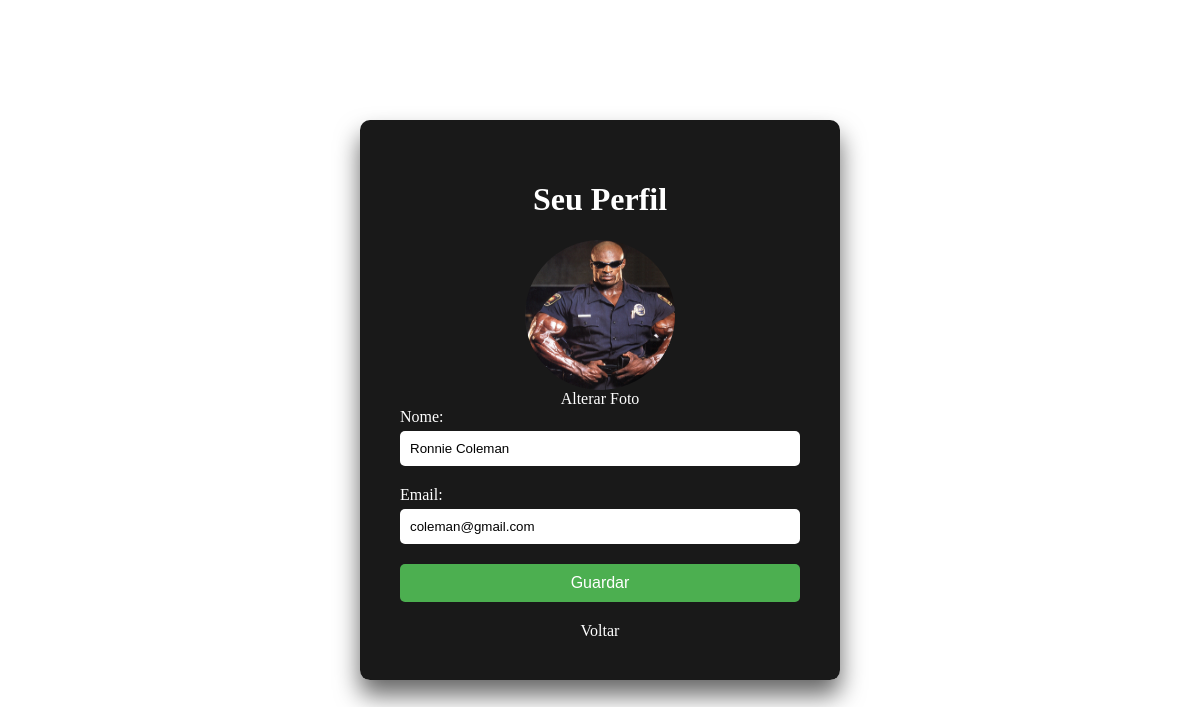
/prefile.php (signed in), run on the app's committed database.
### tables this page shows
CREATE TABLE `usuarios` (
  `id` int(11) NOT NULL,
  `nome` varchar(255) NOT NULL,
  `senha` varchar(255) NOT NULL,
  `email` varchar(255) NOT NULL,
  `foto` varchar(255) DEFAULT NULL,
  `created_at` timestamp NOT NULL DEFAULT current_timestamp(),
  `admin` tinyint(1) DEFAULT 0
);

### prefile.php (the view, shortened to what this page needs)
<?php
include_once('conexao.php');
$user_id = $_SESSION['user_id'];
$sql = "SELECT * FROM usuarios WHERE id = $user_id";
$resultado = $conn->query($sql);
$row = $resultado->fetch_assoc();
?>
<!DOCTYPE html>
<html lang="pt-pt">
<head>
    <link rel="stylesheet" href="style.css.lll.css">
</head>
<body>
    <div class="profile">
        <h1>Seu Perfil</h1>
        <form action="salvar_perfil.php" method="POST" enctype="multipart/form-data">
            <div class="profile-picture">
                <img src="image/<?php echo $row['foto']; ?>" alt="Sua Foto de Perfil" style="display: block; margin: 0 auto;">
                <label for="avatar" class="change-avatar">Alterar Foto</label>
            </div>
            <div class="profile-info">
                <div class="form-group">
                    <label for="nome">Nome:</label>
                    <input type="text" name="nome" id="nome" value="<?php echo $row['nome'] ?>">
                </div>
                <div class="form-group">
                    <label for="email">Email:</label>
                    <input type="email" name="email" id="email" value="<?php echo $row['email'] ?>">
                </div>
            </div>
            <button type="submit">Guardar</button>
            <div class="voltar">
        <a href="perfil.php" onclick="history.go(-1); return false;">Voltar</a>
    </div>
        </form>
    </div>
</body>
</html>

### style.css.lll.css (style rules this page uses)
.profile { position: absolute; top: 50%; left: 50%; transform: translate(-50%, -50%); width: 400px; padding: 40px; background: rgba(0,0,0,0.9); box-shadow: 0 15px 25px rgba(0,0,0,0.6); border-radius: 10px; color: #fff; }
.profile h1 { text-align: center; }
.profile-picture { text-align: center; }
.profile-picture img { width: 150px; height: 150px; border-radius: 50%; margin-bottom: 20px; }
.profile-info { margin-bottom: 20px; }
.form-group { margin-bottom: 20px; }
.form-group label { display: block; margin-bottom: 5px; }
.form-group input { width: calc(100% - 20px); padding: 10px; border-radius: 5px; border: none; }
button[type="submit"] { width: 100%; padding: 10px; background: #4CAF50; border: none; border-radius: 5px; color: white; font-size: 16px; cursor: pointer; }
.voltar { text-align: center; margin-top: 20px; }
.voltar a { text-decoration: none; color: #fff; font-size: 16px; }

### data on the page
usuarios: foto (picture), nome "Ronnie Coleman", email "coleman@gmail.com"
